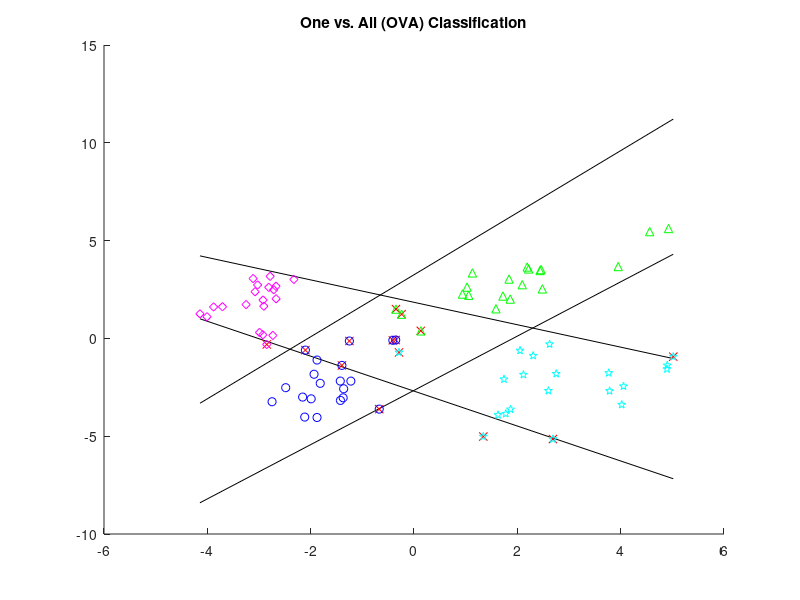
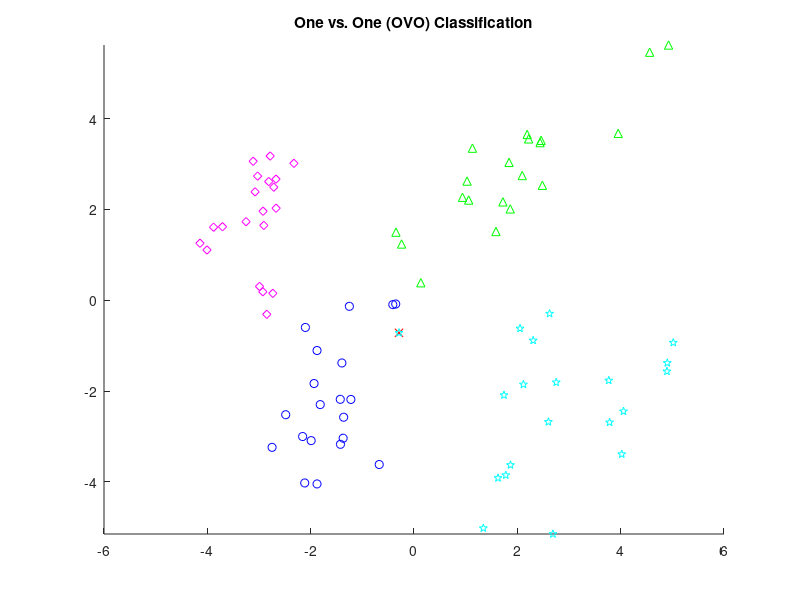

Reproduce these figures in MATLAB, in order.
% Assignment 5: Multiclass Classification
% Eric Grunblatt

X = dlmread('X.txt'); %X: (1+d)*N; d=2 in this dataset for visualization; N=20 in this dataset
Y = dlmread('Y.txt'); %Y: 1*N
numRows = size(X,1);
numCols = size(X,2);

%%%%%% Part 1: One-Versus-All (OVA) %%%%%%
% Use logistic regression
alpha = 0.5;
epsilon = 0.0001;
ova_errors = 0;
figure;
title("One vs. All (OVA) Classification");
for a=1:max(Y(:))
    totalIterations = 0;
    w_logReg = zeros(1, numRows);
    while(totalIterations < 250)
        E_w = zeros(numRows, 1);
        totalIterations = totalIterations + 1;
        for i=1:numCols 
            % If Y(i) = class, then class = 1, o.w. -1
            if(Y(i) ~= a) 
                class = -1;
            else
                class = 1;
            end
            % Carry out function for one iteration
            x = exp(-class * w_logReg * X(:,i));
            sig = x/(x+1);
            E_w = E_w + (sig * (class * X(:,i)));
        end
        % Finish algorithm
        E_w = E_w / numCols;
        w_logReg = w_logReg + transpose(alpha * E_w);
        if((transpose(E_w) * E_w) < epsilon)
            break;
        end
    end
    % Creating/Plotting boundary line
    slope = -w_logReg(2)/w_logReg(3);
    intercept = -w_logReg(1)/w_logReg(3);
    %y =mx+c, m is slope and c is intercept(0)
    x = [min(X(2,:)),max(X(2,:))];
    y = (slope*x) + intercept;
    line(x, y, 'color', 'black');
    hold on
    for i=1:numCols
        if(Y(i) ~= a) 
            class = -1;
        else
            class = 1;
        end
        if(sign(w_logReg * X(:,i)) ~= sign(class))
            plot(X(2,i), X(3,i), 'x', 'color', 'red');
            ova_errors = ova_errors + 1;
        end
    end
end

% Plot the data
for i=1:numCols
    if(Y(i) == 1) % Y is shown as 1, blue circle
        plot(X(2,i), X(3,i), 'o', 'color', 'blue');
        hold on
    elseif(Y(i) == 2) % Y is shown as 2, green triangle
        plot(X(2,i), X(3,i), '^', 'color', 'green');
        hold on
    elseif(Y(i) == 3) % Y is shown as 3, magenta diamond 
        plot(X(2,i), X(3,i), 'd', 'color', 'magenta');
        hold on
    else % Y is shown as 4, cyan star 
        plot(X(2,i), X(3,i), 'p', 'color', 'cyan');
        hold on
    end
end
hold off

% Report error rate
ova_errors = ova_errors / (numCols * max(Y(:)));
fprintf('One vs. All (OVA) Error Rate: %f\n', ova_errors); 


%%%%%% Part 2: One-Versus-One (OVO) %%%%%%
array = 1:max(Y(:));
pairs = nchoosek(array, 2);
pairSize = size(pairs,1);
ovo_errors = 0;
weights_array = zeros(3,pairSize);
figure;
title("One vs. One (OVO) Classification");
% For all pairs with 1s
for a=1:pairSize
    totalIterations = 0;
    w_logReg = zeros(1, numRows);
    while(totalIterations < 150)
        E_w = zeros(numRows, 1);
        totalIterations = totalIterations + 1;
        for i=1:numCols 
            % If Y(i) = class, then class = 1, o.w. -1
            if(Y(i) == pairs(a,2))
                class = -1;
                % Carry out function for one iteration
                x = exp(-class * w_logReg * X(:,i));
                sig = x/(x+1);
                E_w = E_w + (sig * (class * X(:,i)));
            elseif(Y(i) == pairs(a,1))
                class = 1;
                % Carry out function for one iteration
                x = exp(-class * w_logReg * X(:,i));
                sig = x/(x+1);
                E_w = E_w + (sig * (class * X(:,i)));
            end
        end
        % Finish algorithm
        E_w = E_w / numCols;
        w_logReg = w_logReg + transpose(alpha * E_w);

        if((transpose(E_w) * E_w) < epsilon)
            break;
        end
    end
    % Creating/Plotting boundary line
    slope = -w_logReg(2)/w_logReg(3);
    intercept = -w_logReg(1)/w_logReg(3);
    %y =mx+c, m is slope and c is intercept(0)
    %x = [min(X(2,:)),max(X(2,:))];
    %y = (slope*x) + intercept;
    %line(x, y, 'color', 'black');
    hold on
    for i=1:numCols
        if(Y(i) == pairs(a,2)) 
            class = -1;
            if(sign(w_logReg * X(:,i)) ~= sign(class))
                plot(X(2,i), X(3,i), 'x', 'color', 'red');
                ovo_errors = ovo_errors + 1;
            end
        elseif(Y(i) == pairs(a,1))
            class = 1;
            if(sign(w_logReg * X(:,i)) ~= sign(class))
                plot(X(2,i), X(3,i), 'x', 'color', 'red');
                ovo_errors = ovo_errors + 1;
            end
        end      
    end
    weights_array(:,a) = transpose(w_logReg);
end

% Plot the data
for i=1:numCols
    if(Y(i) == 1) % Y is shown as 1, blue circle
        plot(X(2,i), X(3,i), 'o', 'color', 'blue');
        hold on
    elseif(Y(i) == 2) % Y is shown as 2, green triangle
        plot(X(2,i), X(3,i), '^', 'color', 'green');
        hold on
    elseif(Y(i) == 3) % Y is shown as 3, magenta diamond 
        plot(X(2,i), X(3,i), 'd', 'color', 'magenta');
        hold on
    else % Y is shown as 4, cyan star 
        plot(X(2,i), X(3,i), 'p', 'color', 'cyan');
        hold on
    end
end
ylim([min(X(3,:)) max(X(3,:))]);
hold off

% Report the error rate
fprintf('One vs. One (OVO) Error Rate: %f\n', ovo_errors/(numCols));

% Tournament Champions
champions = zeros(1,numCols);
for i=1:numCols
    new_votes = zeros(1,max(Y(:)));
    for j=1:pairSize
        if(sign(transpose(weights_array(:,j)) * X(:,i)) > 0)
            new_votes(pairs(j,2)) = new_votes(pairs(j,2)) + 1;
        else
            new_votes(pairs(j,1)) = new_votes(pairs(j,1)) + 1;
        end
    end
    %disp(new_votes);
    mostVotes = max(new_votes);
    index = 0;
    count = 0;
    for k=1:size(new_votes, 2)
        if(mostVotes == new_votes(k))
            index = k;
            count = count + 1;
        end
    end
    if(count > 1)
        champions(i) = 0;
    else
        champions(i) = index;
    end 
end

% Report the Tournament Champion
fprintf('One vs. One (OVO) Tournament Champion\n');
disp(champions);
